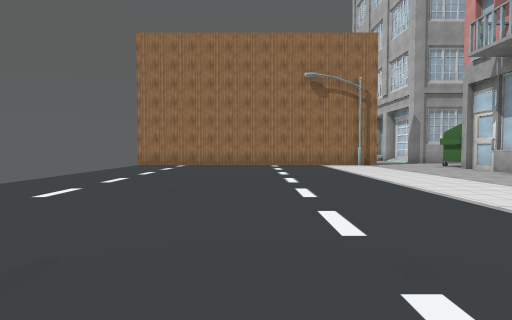
view 1 (above)

17 first-person views from a walk through a 3-D level made in the Unity game engine. The camera is 1.4 m above the floor, tilts 2° down and sees 80° across. The floor is counted in squares, 2 m on a side. Each view is taken from the middle of a square. On the plan, view 1 faces up. The plan holds only what a view shows up to about 10 squares ahead; the rest is blank. The place goes on beyond the plan. The player is left out. Some surface patterns are stand-ins.

view 2
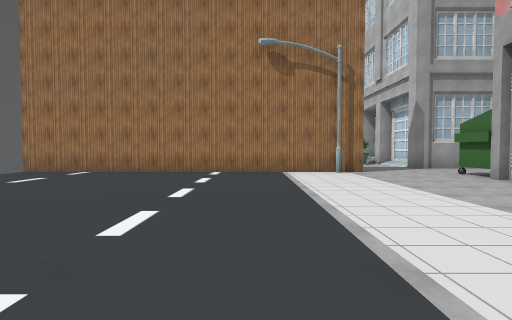

view 3
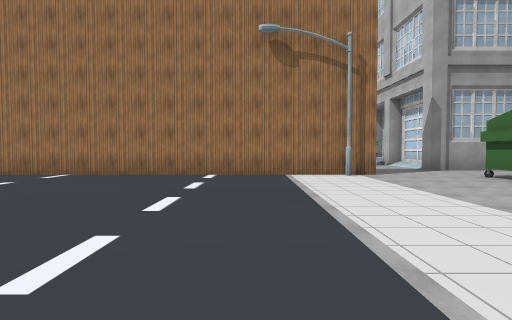

view 4
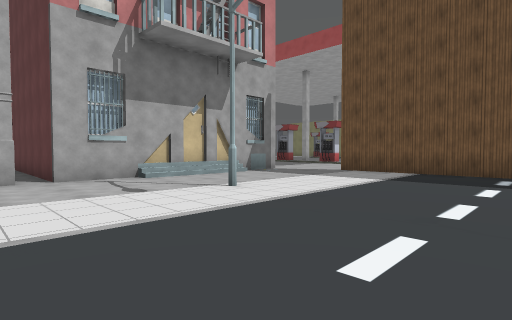

view 5
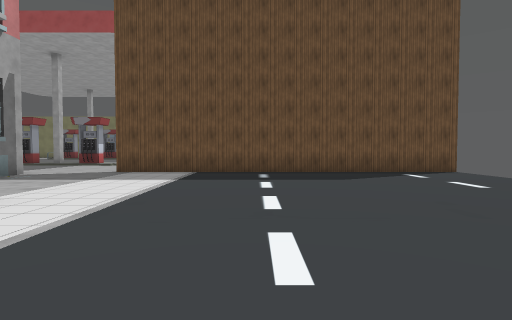

view 6
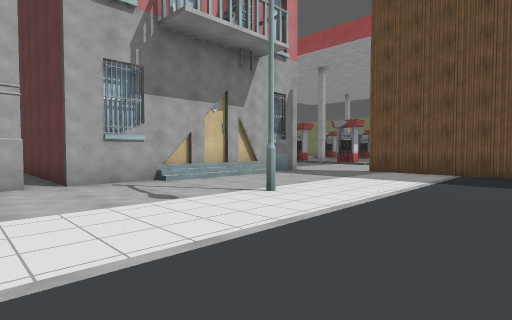

view 7
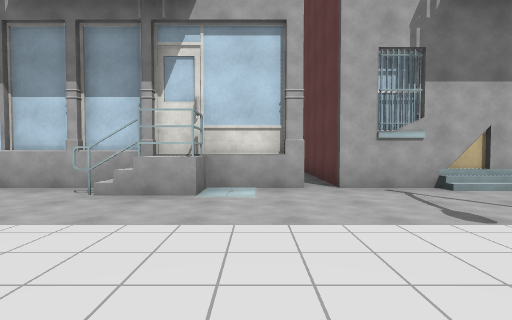

view 8
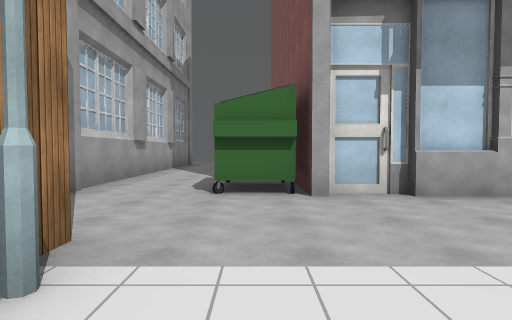

view 9
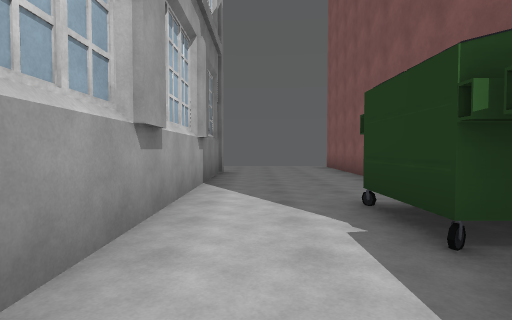

view 10
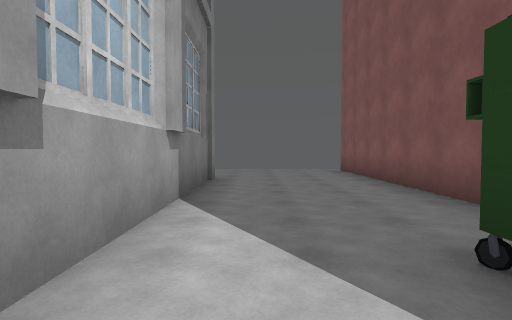

view 11
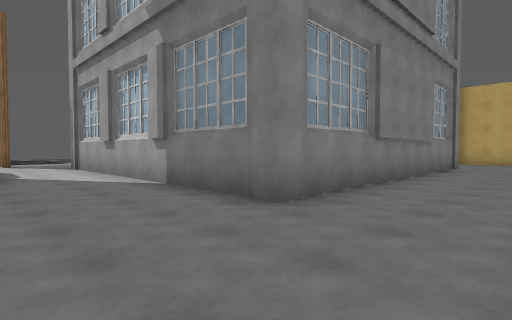

view 12
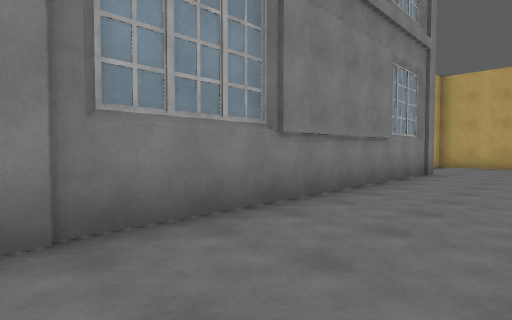

view 13
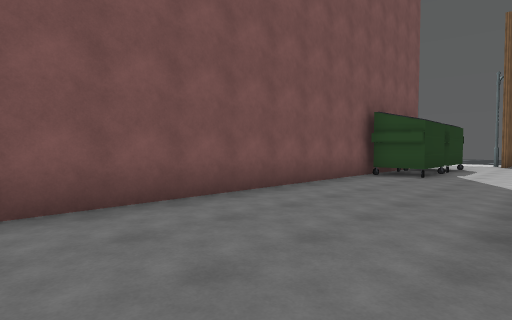

view 14
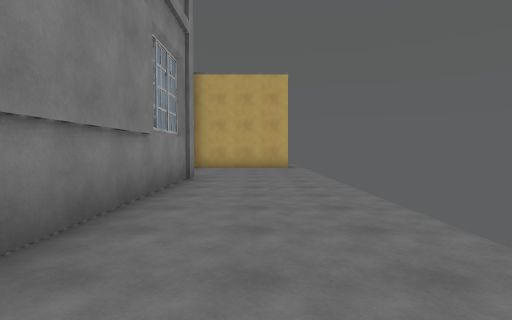

view 15
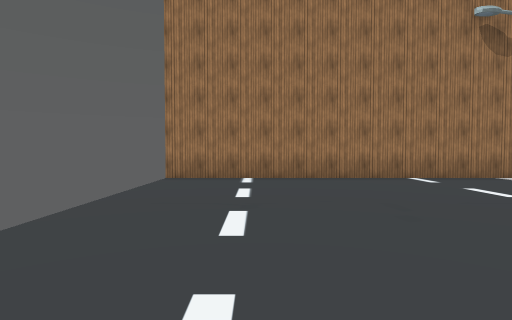

view 16
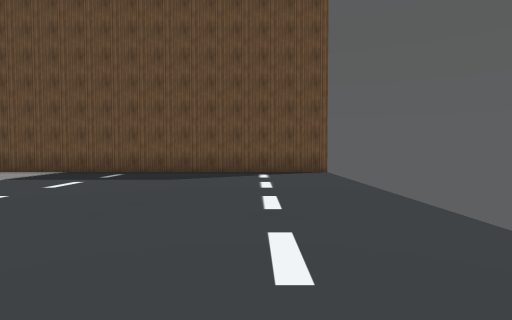

view 17
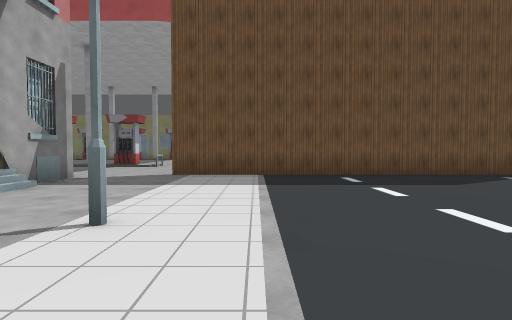

### Floor plan
Key: @ floor where view 1 was taken; # wall or solid block; x gap in a wall; . floor; / step, stairs or slope; B building; I bin.
Columns run from 5 left of view 1 to 20 right of it. Each row starts with its distance up from view 1.
 24                       #...
 23                       #...
 22                       #...
 21                       #...
 20                       #...
 19                       #...
 18                       #...
 17                       #...
 16                       #...
 15            ..#BB#BB#BB#...
 14 x##########...............
 13 ......... ................
 12 ......... ...IIII.........
 11 ......... ...#############
 10 ......... ...#
  9 ......... ...B
  8 ......... ...#
  7 ......... ../#
  6 ......... ..B#
  5  ........ ...B
  4  ........ .......
  3 ......... ...######
  2 ......... ...#
  1 ......... #..#
  0 .....@... ...#
 -1 ......... ...#
 -2 ......... ...#
 -3 ......... ...#
 -4 x##########...
 -5            ...
 -6            ...

Where each view was taken, in squares from view 1:
view 1: 0 up, 0 right, facing up
view 2: 4 up, 2 right, facing up
view 3: 5 up, 2 right, facing up
view 4: 5 up, 0 right, facing down-right
view 5: 5 up, 1 right, facing down
view 6: 5 up, 1 right, facing down-right
view 7: 5 up, 2 right, facing right
view 8: 12 up, 3 right, facing right
view 9: 14 up, 8 right, facing right
view 10: 14 up, 10 right, facing right
view 11: 12 up, 20 right, facing up-left
view 12: 15 up, 20 right, facing up-left
view 13: 15 up, 20 right, facing down-left
view 14: 17 up, 19 right, facing up
view 15: 6 up, 3 left, facing up
view 16: 5 up, 3 left, facing down
view 17: 4 up, 3 right, facing down
